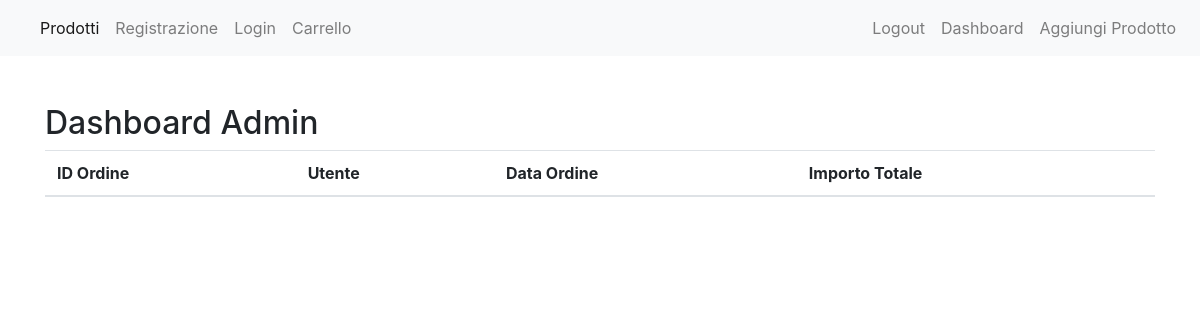
Before: /dashboard/ (signed in) with the older database file.
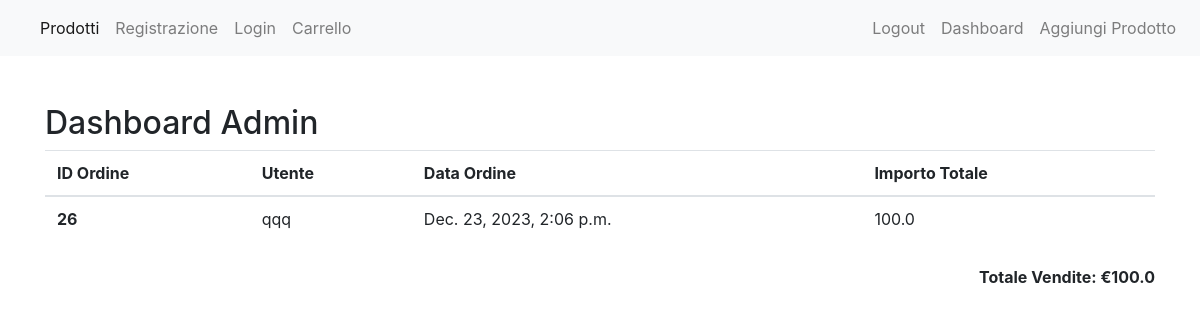
After: the same page with the newer database file.
### StoreManager/models.py (models this page shows, shortened)
class Ordine(models.Model):
    utente = models.ForeignKey(Utente, on_delete=models.CASCADE)
    data_ordine = models.DateTimeField(auto_now_add=True)
    importo_totale = models.FloatField(default=0.0)

class Utente(models.Model):
    username = models.CharField(max_length=100)
    nome = models.CharField(max_length=100)
    cognome = models.CharField(max_length=100)
    telefono = models.CharField(max_length=100)
    email = models.EmailField(max_length=100, primary_key=True)
    password = models.CharField(max_length=30)

### StoreManager/views.py (the view)
# urls.py: path("dashboard/", views.dashboard, name="dashboard"),
@user_passes_test(is_admin, login_url='login')
def dashboard(request):
    ordini = Ordine.objects.all()
    total_sales = sum(ordine.importo_totale for ordine in ordini)
    return render(request, './StoreManager/dashboard.html', {'ordini': ordini, 'total_sales': total_sales})

### StoreManager/views.py (called while the page is built)
def is_admin(user):
    return user.is_authenticated and user.is_staff

### StoreManager/templates/StoreManager/dashboard.html
{% extends './base.html' %}
{% block main %}
  <div class="container mt-5">
    <h2>Dashboard Admin</h2>
    <table class="table">
      <thead>
        <tr>
          <th scope="col">ID Ordine</th>
          <th scope="col">Utente</th>
          <th scope="col">Data Ordine</th>
          <th scope="col">Importo Totale</th>
        </tr>
      </thead>
      <tbody>
        {% for ordine in ordini %}
          <tr>
            <th scope="row">{{ ordine.id }}</th>
            <td>{{ ordine.utente.username }}</td>
            <td>{{ ordine.data_ordine }}</td>
            <td>{{ ordine.importo_totale }}</td>
          </tr>
        {% endfor %}
      </tbody>
    </table>
    {% if ordini %}
      <div class="d-flex justify-content-end mt-4">
        <p class="font-weight-bold">Totale Vendite: €{{ total_sales }}</p>
      </div>
    {% endif %}
  </div>
{% endblock %}

Changed rows visible on the page:
added Ordine: id "26", utente.username "qqq", data_ordine "Dec. 23, 2023, 2:06 p.m.", importo_totale "100.0"
Other visible differences:
{{ total_sales }}: (not shown) → "100.0"
text now shown: "Totale Vendite: €"
